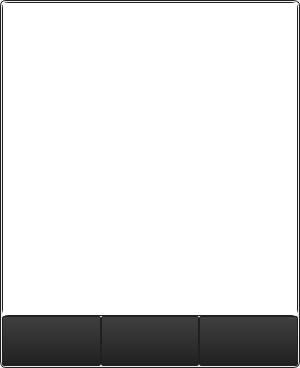
<?xml version="1.0" encoding="UTF-8"?>
<ui version="4.0">
 <class>DesktopWidget</class>
 <widget class="QWidget" name="DesktopWidget">
  <property name="geometry">
   <rect>
    <x>0</x>
    <y>0</y>
    <width>300</width>
    <height>368</height>
   </rect>
  </property>
  <property name="windowTitle">
   <string>Form</string>
  </property>
  <property name="styleSheet">
   <string notr="true">QWidget {
	border: 1px solid #202020;
    border-radius: 6px;
}</string>
  </property>
  <layout class="QVBoxLayout" name="verticalLayout">
   <property name="spacing">
    <number>0</number>
   </property>
   <property name="margin">
    <number>2</number>
   </property>
   <item>
    <widget class="QListView" name="postsListView">
     <property name="styleSheet">
      <string> QPushButton {
     border: 1px solid #404040;
     border-radius: 2px;
     background-color: qlineargradient(x1: 0, y1: 0, x2: 0, y2: 1,
                                       stop: 0 #606060, stop: 1 #404040);
     max-height: 60px;
 }</string>
     </property>
     <property name="verticalScrollBarPolicy">
      <enum>Qt::ScrollBarAlwaysOff</enum>
     </property>
     <property name="horizontalScrollBarPolicy">
      <enum>Qt::ScrollBarAlwaysOff</enum>
     </property>
    </widget>
   </item>
   <item>
    <layout class="QHBoxLayout" name="horizontalLayout_2">
     <property name="spacing">
      <number>0</number>
     </property>
     <item>
      <widget class="QPushButton" name="upButton">
       <property name="minimumSize">
        <size>
         <width>0</width>
         <height>45</height>
        </size>
       </property>
       <property name="styleSheet">
        <string notr="true"> QPushButton {
     border: 1px solid #202020;
     border-radius: 2px;
     background-color: qlineargradient(x1: 0, y1: 0, x2: 0, y2: 1,                                   stop: 0 #404040, stop: 1 #202020);
     max-height: 60px;
	border-image: url(:/desktopwidget/images/up.png) -10 -18 -10 -18;
 }

QPushButton:pressed {
	border: 1px solid #0875bd;
  	background-color: qlineargradient(x1: 0, y1: 0, x2: 0, y2: 1,
stop: 0 #0875bd, stop: 1 #63d3ff);
 }</string>
       </property>
       <property name="text">
        <string/>
       </property>
      </widget>
     </item>
     <item>
      <widget class="QPushButton" name="refreshButton">
       <property name="minimumSize">
        <size>
         <width>0</width>
         <height>45</height>
        </size>
       </property>
       <property name="styleSheet">
        <string notr="true"> QPushButton {
     border: 1px solid #202020;
     border-radius: 2px;
     background-color: qlineargradient(x1: 0, y1: 0, x2: 0, y2: 1,                                   stop: 0 #404040, stop: 1 #202020);
     max-height: 60px;
	border-image: url(:/desktopwidget/images/refresh.png) -3 -20 -3 -20;
 }

QPushButton:pressed {
	border: 1px solid #0875bd;
  	background-color: qlineargradient(x1: 0, y1: 0, x2: 0, y2: 1,
stop: 0 #0875bd, stop: 1 #63d3ff);
	border-image: url(:/desktopwidget/images/cross.png) -3 -20 -3 -20;
 }

QPushButton:disabled {
	border-image: url(:/desktopwidget/images/cross.png) -3 -20 -3 -20;
 }</string>
       </property>
       <property name="text">
        <string/>
       </property>
      </widget>
     </item>
     <item>
      <widget class="QPushButton" name="downButton">
       <property name="minimumSize">
        <size>
         <width>0</width>
         <height>50</height>
        </size>
       </property>
       <property name="styleSheet">
        <string notr="true"> QPushButton {
     border: 1px solid #202020;
     border-radius: 2px;
     background-color: qlineargradient(x1: 0, y1: 0, x2: 0, y2: 1,                                   stop: 0 #404040, stop: 1 #202020);
     max-height: 60px;
	border-image: url(:/desktopwidget/images/down.png) -10 -18 -10 -18;
 }

QPushButton:pressed {
	border: 1px solid #0875bd;
  	background-color: qlineargradient(x1: 0, y1: 0, x2: 0, y2: 1,
stop: 0 #0875bd, stop: 1 #63d3ff);
 }</string>
       </property>
       <property name="text">
        <string/>
       </property>
      </widget>
     </item>
    </layout>
   </item>
  </layout>
 </widget>
 <resources/>
 <connections/>
</ui>
